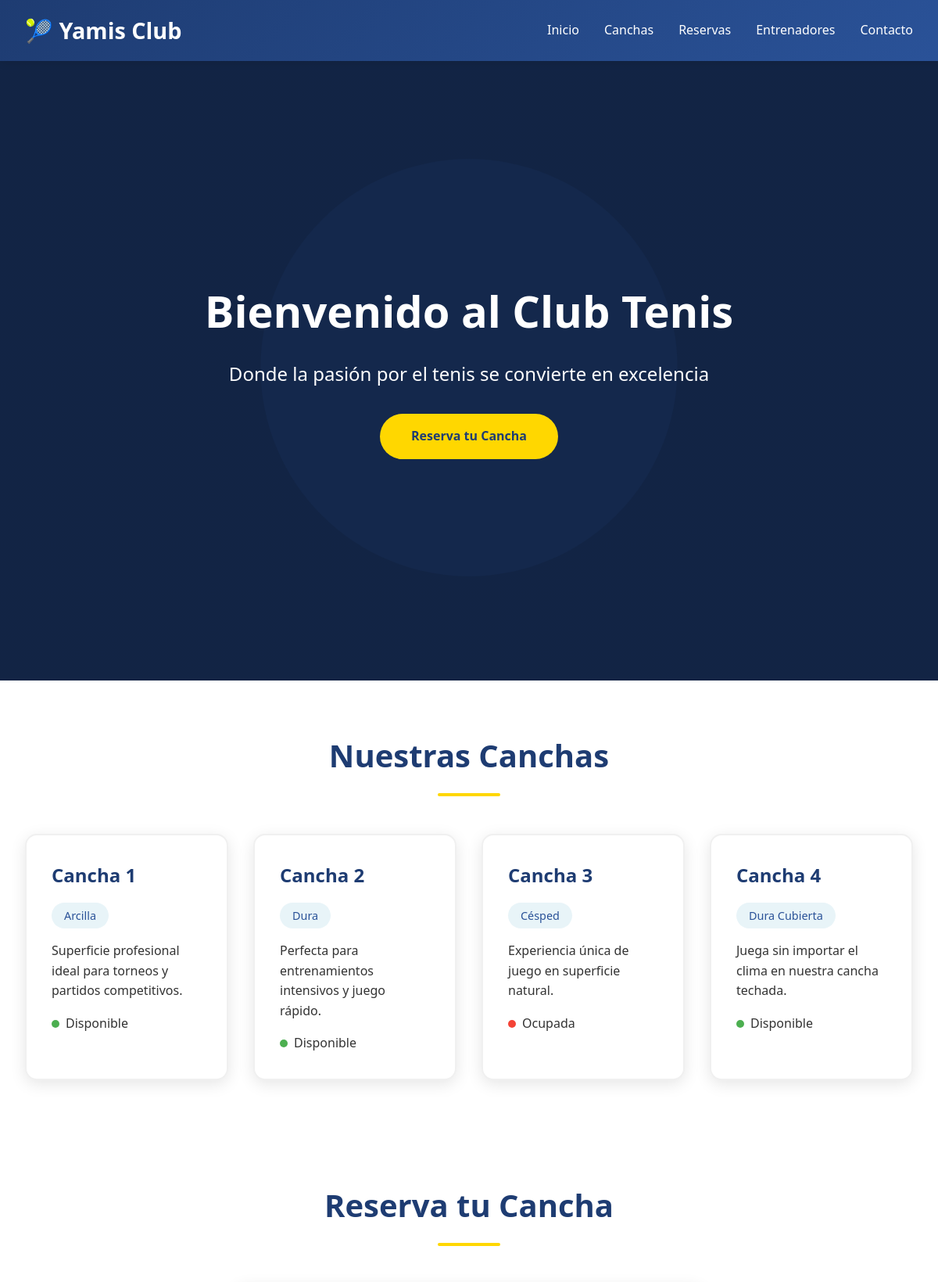
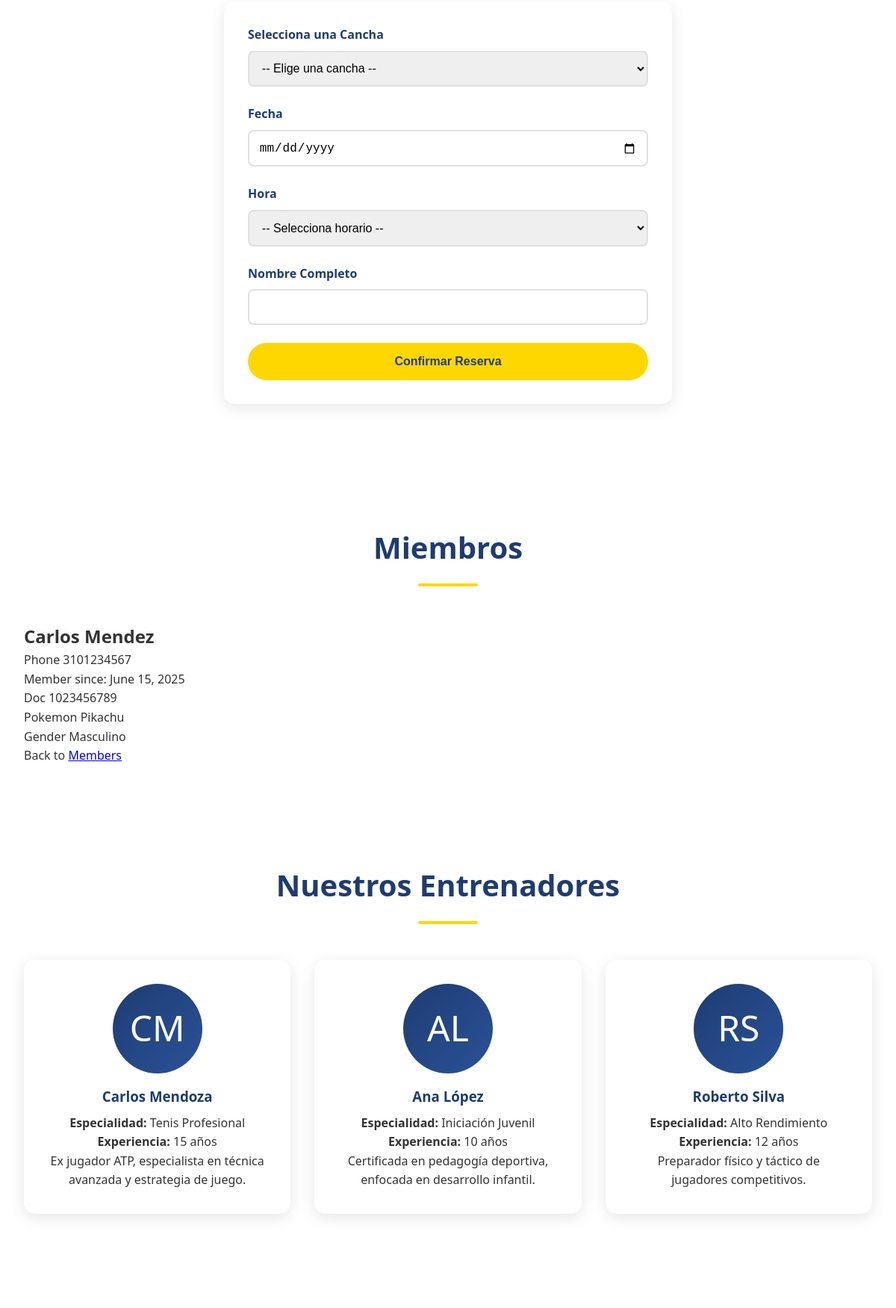
Page /members/details/6 (upper part) on the committed database (2 pictures, top to bottom).
### members/models.py (models this page shows, shortened)
class Member(models.Model):
  firstname = models.CharField(max_length=255)
  lastname = models.CharField(max_length=255)
  phone = models.IntegerField(null = True)
  joined_date = models.DateField(null = True)
  pokemon_fav = models.CharField(max_length=25, null = True)
  gender = models.CharField(max_length=10, null = True)
  doc = models.CharField(max_length=15, null = True)

### members/views.py (the view)
# urls.py: path('members/details/<int:id>', views.details, name='details'),
def details(request, id):
  mymember = Member.objects.get(id=id)
  template = loader.get_template('details.html')
  context = {
    'mymember': mymember,
  }
  return HttpResponse(template.render(context, request))

### members/templates/details.html (shortened to what this page needs)
{% extends "master.html" %}
{% block content %}
  <h1>{{ mymember.firstname }} {{ mymember.lastname }}</h1>
  <p>Phone {{ mymember.phone }}</p>
  <p>Member since: {{ mymember.joined_date }}</p>
  <p>Doc {{ mymember.doc }}</p>
  <p>Pokemon {{ mymember.pokemon_fav }}</p>
  <p>Gender {{ mymember.gender }}</p>
  <p>Back to <a href="/members">Members</a></p>
{% endblock %}

### members/static/mystyles.css (style rules this page uses)
* { margin: 0; padding: 0; box-sizing: border-box; }
body { font-family: 'Segoe UI', Tahoma, Geneva, Verdana, sans-serif; line-height: 1.6; color: #333; }

### rows in the picture
Member: firstname "Carlos", lastname "Mendez", phone "3101234567", joined_date "June 15, 2025", doc "1023456789", pokemon_fav "Pikachu", gender "Masculino"
